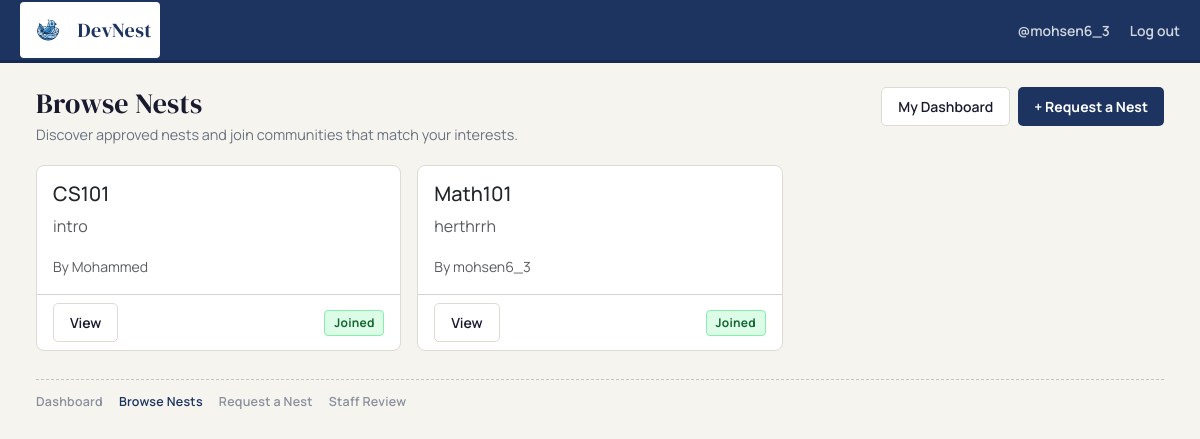
/nests/browse/ (signed in), run on the app's committed database.
### nests/models.py (models this page shows, shortened)
class Nest(models.Model):
    class Status(models.TextChoices):
        PENDING  = 'pending',  'Pending'
        APPROVED = 'approved', 'Approved'
        REJECTED = 'rejected', 'Rejected'
    name        = models.CharField(max_length=255)
    description = models.TextField()
    creator     = models.ForeignKey(settings.AUTH_USER_MODEL, on_delete=models.CASCADE)
    members     = models.ManyToManyField(
        settings.AUTH_USER_MODEL,
        through='NestMembership',
        related_name='nests',
    )
    status      = models.CharField(
        max_length=20,
        choices=Status.choices,
        default=Status.PENDING,
    )
    created_at  = models.DateTimeField(auto_now_add=True)

### nests/views.py (the view)
# urls.py: path('browse/',               views.nest_list_view,         name='nest_list_view'),
def nest_list_view(request: HttpRequest):
    if not request.user.is_authenticated:
        return _require_auth(request, 'You must be signed in to browse nests.')
    """Browse all approved nests."""
    nests = Nest.objects.filter(status=Nest.Status.APPROVED).order_by('name')
    user_nest_ids = set(
        NestMembership.objects.filter(user=request.user)
        .values_list('nest_id', flat=True)
    )
    return render(request, 'nests/nest_list.html', {
        'nests': nests,
        'user_nest_ids': user_nest_ids,
    })

### nests/templates/nests/nest_list.html (shortened to what this page needs)
{% extends "nests/base.html" %}
{% block content %}
<div class="nest-page-head">
    <div>
        <h2 class="nest-page-title">Browse Nests</h2>
        <p class="nest-page-subtitle">Discover approved nests and join communities that match your interests.</p>
    </div>
    <div class="d-flex gap-2">
        <a href="{% url 'nests:nest_dashboard' %}" class="nest-btn-soft">My Dashboard</a>
        <a href="{% url 'nests:request_nest_view' %}" class="nest-btn-main">+ Request a Nest</a>
    </div>
</div>
{% if nests %}
<div class="row g-3">
    {% for nest in nests %}
    <div class="col-12 col-md-6 col-lg-4">
        <div class="card nest-card">
            <div class="card-body">
                <h5 class="card-title">{{ nest.name }}</h5>
                <p class="card-text text-muted">{{ nest.description }}</p>
                <small class="text-muted">By {{ nest.creator.username }}</small>
            </div>
            <div class="card-footer bg-transparent d-flex justify-content-between align-items-center">
                <a href="{% url 'nests:nest_detail' nest_id=nest.pk %}" class="nest-btn-soft btn-sm">View</a>
                {% if nest.pk in user_nest_ids %}
                    <span class="nest-chip nest-chip-approved">Joined</span>
                {% else %}
                    <form method="post" action="{% url 'nests:join_nest' nest_id=nest.pk %}">
                        {% csrf_token %}
                        <button type="submit" class="nest-btn-main btn-sm">Request to Join</button>
                    </form>
                {% endif %}
            </div>
        </div>
    </div>
    {% endfor %}
</div>
{% else %}
<div class="nest-surface p-4">
    <p class="text-muted mb-0">No approved nests yet. <a href="{% url 'nests:request_nest_view' %}">Be the first to request one.</a></p>
</div>
{% endif %}
{% endblock %}

### nests/templates/nests/base.html (shortened to what this page needs)
{% load static %}
<!doctype html>
<html lang="en">
<head>
	<link href="https://cdn.jsdelivr.net/npm/bootstrap@5.3.3/dist/css/bootstrap.min.css" rel="stylesheet">
	<link href="https://cdn.jsdelivr.net/npm/bootstrap-icons@1.11.3/font/bootstrap-icons.css" rel="stylesheet">
	<link rel="stylesheet" href="{% static 'css/nests.css' %}">
</head>
<body class="nest-shell">
	<header class="nest-topbar">
		<div class="container-fluid nest-topbar-inner">
			<a class="nest-brand" href="/">
				<img src="{% static 'images/logo.svg' %}" alt="DevNest logo">
				<span>DevNest</span>
			</a>
			<div class="nest-user d-none d-lg-flex">
				{% if request.user.is_authenticated %}
					<a class="nest-user-link" href="{% url 'accounts:user_profile_view' request.user.username %}">
						@{{ request.user.username }}
					</a>
					<a class="nest-user-link" href="{% url 'accounts:log_out' %}?next={{request.path}}">Log out</a>
				{% else %}
					<a class="nest-user-link" href="{% url 'accounts:sign_in' %}?next={{request.path}}">Sign in</a>
				{% endif %}
			</div>
		</div>
	</header>
	<div class="nest-layout container-fluid">
		<main class="nest-main">
			{% block content %}{% endblock %}
			<footer class="nest-footer-links" aria-label="Nest legacy links">
				<a href="{% url 'nests:nest_dashboard' %}" class="nest-footer-link {% if request.path == '/nests/' %}active{% endif %}">
					Dashboard
				</a>
				<a href="{% url 'nests:nest_list_view' %}" class="nest-footer-link {% if '/nests/browse/' in request.path %}active{% endif %}">
					Browse Nests
				</a>
				<a href="{% url 'nests:request_nest_view' %}" class="nest-footer-link {% if '/nests/request/' in request.path %}active{% endif %}">
					Request a Nest
				</a>
				{% if request.user.is_staff or request.user.is_superuser %}
					<a href="{% url 'nests:staff_nest_review' %}" class="nest-footer-link {% if '/nests/staff/review/' in request.path %}active{% endif %}">
						Staff Review
					</a>
				{% endif %}
			</footer>
		</main>
	</div>
</body>
</html>

### nests/static/css/nests.css (style rules this page uses)
:root { --nest-bg: #f5f4ef; --nest-paper: #ffffff; --nest-ink: #1a1a2e; --nest-muted: #6b7280; --nest-line: #dddbd3; --nest-accent: #1d3461; --nest-accent-hover: #16294f; --nest-amber: #c57c0e; --nest-amber-soft: #fef3c7; --nest-soft: #eaecf4; --nest-danger-soft: #fde9ef; --nest-shadow-sm: 0 1px 3px rgba(0,0,0,.08), 0 1px 2px rgba(0,0,0,.06); --nest-shadow: 0 2px 8px rgba(0,0,0,.09); --nest-radius: 8px; --nest-radius-sm: 5px; }
* { box-sizing: border-box; }
.nest-shell { margin: 0; min-height: 100vh; background: var(--nest-bg); color: var(--nest-ink); font-family: 'Manrope', sans-serif; }
.nest-topbar { position: sticky; top: 0; z-index: 100; background: var(--nest-accent); border-bottom: 3px solid var(--nest-accent-hover); }
.nest-topbar-inner { min-height: 60px; display: flex; align-items: center; justify-content: space-between; gap: 1rem; padding: 0 1.25rem; }
.nest-brand { display: inline-flex; align-items: center; gap: .6rem; text-decoration: none; padding: 0.5rem; color: var(--nest-accent); background-color: white; border-radius: 4px; font-family: 'DM Serif Display', serif; font-size: 1.25rem; letter-spacing: .4px; }
.nest-brand img { width: 40px; height: 40px; display: block; object-fit: contain; opacity: 1; }
.nest-user { display: inline-flex; align-items: center; gap: 1.25rem; }
.nest-user-link { color: rgba(255,255,255,.8); text-decoration: none; font-weight: 600; font-size: .875rem; transition: color .15s; }
.nest-layout { display: block; min-height: calc(100vh - 63px); }
.nest-main { max-width: 1320px; margin: 0 auto; width: 100%; padding: 1.5rem; }
.nest-page-head { display: flex; align-items: flex-start; justify-content: space-between; flex-wrap: wrap; gap: 1rem; margin-bottom: 1.25rem; }
.nest-page-title { margin: 0; font-family: 'DM Serif Display', serif; font-size: 1.75rem; font-weight: 400; color: var(--nest-ink); letter-spacing: .2px; }
.nest-page-subtitle { color: var(--nest-muted); margin: .2rem 0 0; font-size: .9rem; }
.nest-card { height: 100%; border: 1px solid var(--nest-line); border-radius: var(--nest-radius); background: var(--nest-paper); box-shadow: none; transition: box-shadow .2s; }
.nest-btn-main { display: inline-flex; align-items: center; border: none; background: var(--nest-accent); color: #fff; font-weight: 700; font-size: .875rem; border-radius: var(--nest-radius-sm); padding: .5rem 1rem; cursor: pointer; transition: background .15s; text-decoration: none; }
.nest-btn-soft { display: inline-flex; align-items: center; border: 1px solid var(--nest-line); color: var(--nest-ink); font-weight: 600; font-size: .875rem; border-radius: var(--nest-radius-sm); background: var(--nest-paper); padding: .5rem 1rem; cursor: pointer; text-decoration: none; transition: border-color .15s, background .15s; }
.nest-chip { display: inline-flex; align-items: center; border-radius: 4px; padding: .2rem .55rem; font-size: .75rem; font-weight: 700; letter-spacing: .02em; }
.nest-chip-approved { background: #dcfce7; color: #166534; border: 1px solid #86efac; }
.nest-footer-links { margin-top: 1.75rem; padding-top: .8rem; border-top: 1px dashed #c7c4b9; display: flex; flex-wrap: wrap; gap: .7rem 1rem; }
.nest-footer-link { color: #8a8f9d; text-decoration: none; font-size: .78rem; font-weight: 600; letter-spacing: .02em; }
.nest-footer-link.active { color: var(--nest-accent); }

### data on the page
Nest: name "CS101", description "intro", creator.username "Mohammed", shows "Joined"
Nest: name "Math101", description "herthrrh", creator.username "mohsen6_3", shows "Joined"

### other printed values
{{ request.user.username }} "mohsen6_3"
